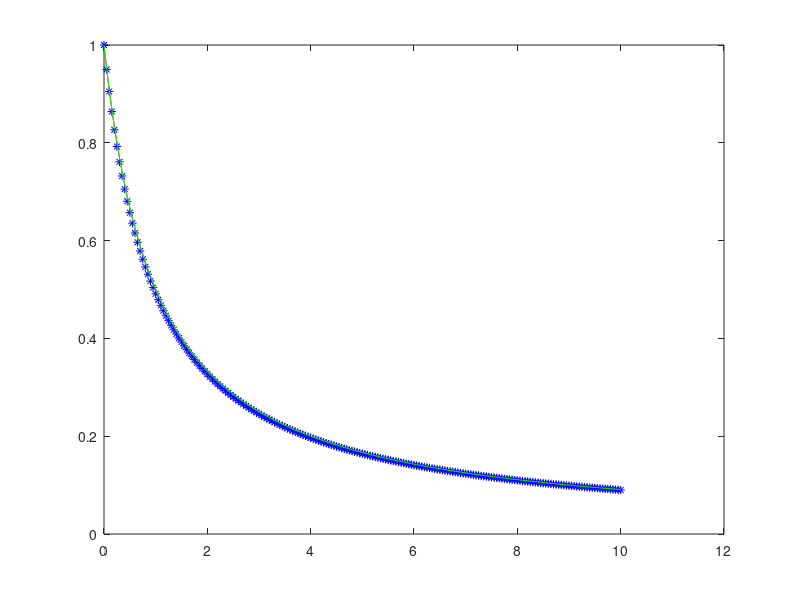
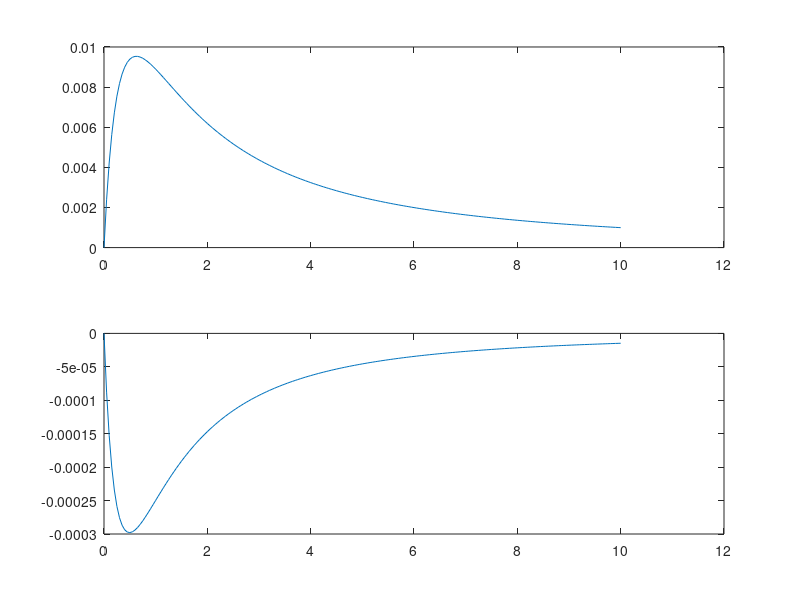

These figures' MATLAB source, in order:
% Integrator Example 04


clear all
close all
clc

euler(1) = 1;
predcor(1) = 1;
t(1) = 0;
ii = 1;
h = .05;

while t(ii) <= 10
    % Euler Cauchy.
    pred = predcor(ii) + h/2*(-predcor(ii)^2);
    predcor(ii+1) = predcor(ii) + h*(-pred^2);
    
    t(ii+1) = t(ii) + h;
    ii = ii + 1;
    
end
ii = 1;
tt(1) = 0;

while t(ii) <= 10

    euler(ii+1) = euler(ii) + h*(-euler(ii)^2);
    
    tt(ii+1) = tt(ii) + h;
    ii = ii + 1;
    
end

Exact = 1./(1+t);

figure
plot(t,Exact,'r',tt,euler,'b*',t,predcor,'g')

figure
subplot(211)
plot(t,(Exact-euler))
subplot(212)
plot(t,(Exact-predcor))